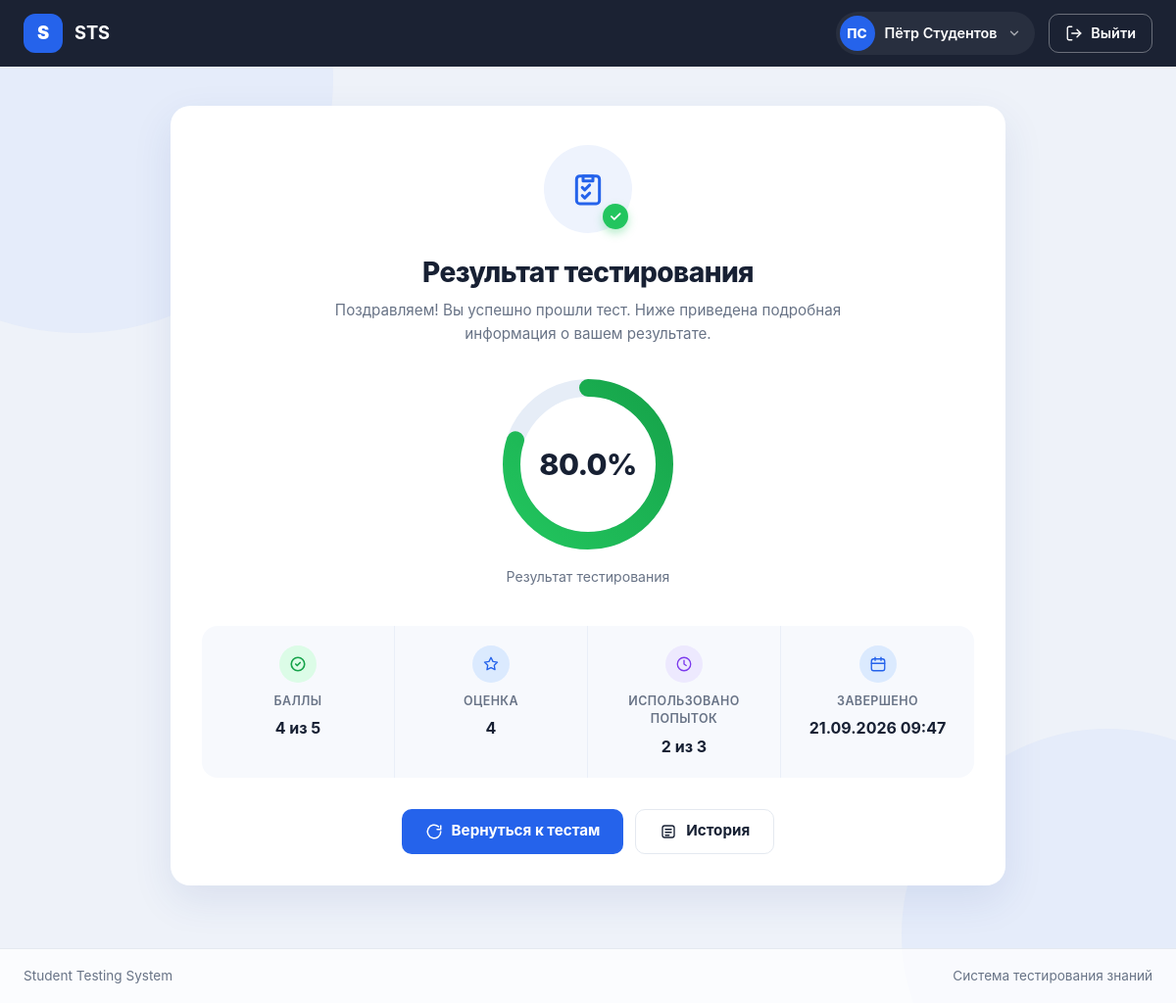
Page /student/result/7 (signed in) on the committed database.
### app/models.py (models this page shows, shortened)
class User(UserMixin, db.Model):
    __tablename__ = "users"
    id = db.Column(db.Integer, primary_key=True)
    username = db.Column(db.String(80), unique=True, nullable=False)
    password_hash = db.Column(db.String(255), nullable=False)
    first_name = db.Column(db.String(80), nullable=False)
    last_name = db.Column(db.String(80), nullable=False)
    email = db.Column(db.String(120), unique=True, nullable=True)
    role = db.Column(db.String(20), nullable=False, default="student")
    is_active_user = db.Column(db.Boolean, default=True, nullable=False)
    created_at = db.Column(db.DateTime, default=datetime.utcnow)
    created_tests = db.relationship(
        "Test",
        foreign_keys="Test.teacher_id",
        backref="teacher",
        cascade="all, delete-orphan",
        passive_deletes=True,
    )
    attempts = db.relationship(
        "Attempt",
        foreign_keys="Attempt.student_id",
        backref="student",
        cascade="all, delete-orphan",
        passive_deletes=True,
    )
    @property
    def is_active(self):
        return self.is_active_user

class Attempt(db.Model):
    __tablename__ = "attempts"
    __table_args__ = (
        db.Index("ix_attempt_student_test", "student_id", "test_id"),
    )
    id = db.Column(db.Integer, primary_key=True)
    test_id = db.Column(
        db.Integer,
        db.ForeignKey("tests.id", ondelete="CASCADE"),
        nullable=False,
    )
    student_id = db.Column(
        db.Integer,
        db.ForeignKey("users.id", ondelete="CASCADE"),
        nullable=False,
    )
    started_at = db.Column(
        db.DateTime,
        default=datetime.utcnow,
        nullable=False,
    )
    completed_at = db.Column(db.DateTime)
    score = db.Column(db.Integer, default=0, nullable=False)
    max_score = db.Column(db.Integer, default=0, nullable=False)
    percentage = db.Column(db.Float, default=0, nullable=False)
    grade = db.Column(db.Integer)
    status = db.Column(
        db.String(20),
        default="in_progress",
        nullable=False,
    )
    is_best = db.Column(db.Boolean, default=False, nullable=False)
    test = db.relationship(
        "Test",
        back_populates="attempts",
    )
    student_answers = db.relationship(
        "StudentAnswer",
        backref="attempt",
        lazy=True,
        cascade="all, delete-orphan",
        passive_deletes=True,
    )

class Test(db.Model):
    __tablename__ = "tests"
    id = db.Column(db.Integer, primary_key=True)
    subject_id = db.Column(
        db.Integer,
        db.ForeignKey("subjects.id", ondelete="CASCADE"),
        nullable=False,
    )
    teacher_id = db.Column(
        db.Integer,
        db.ForeignKey("users.id", ondelete="CASCADE"),
        nullable=False,
    )
    title = db.Column(db.String(200), nullable=False)
    description = db.Column(db.Text)
    time_limit = db.Column(db.Integer, nullable=False, default=20)
    passing_score = db.Column(db.Integer, nullable=False, default=60)
    max_attempts = db.Column(db.Integer, nullable=True)
    status = db.Column(db.String(20), nullable=False, default="draft")
    created_at = db.Column(db.DateTime, default=datetime.utcnow)
    questions = db.relationship(
        "Question",
        backref="test",
        lazy=True,
        cascade="all, delete-orphan",
        passive_deletes=True,
    )
    grades = db.relationship(
        "TestGrade",
        backref="test",
        lazy=True,
        cascade="all, delete-orphan",
        passive_deletes=True,
    )
    attempts = db.relationship(
        "Attempt",
        back_populates="test",
        lazy=True,
        cascade="all, delete-orphan",
        passive_deletes=True,
    )

### app/student/routes.py (the view)
@student_bp.route("/result/<int:attempt_id>")
@login_required
def result(attempt_id):
    if not student_required():
        return redirect(url_for("main.index"))
    attempt = db.get_or_404(
        Attempt,
        attempt_id
    )
    if attempt.student_id != current_user.id:
        return redirect(url_for("main.index"))
    attempts_count = get_attempt_count(
        attempt.test_id,
        current_user.id
    )
    return render_template(
        "student/result.html",
        attempt=attempt,
        attempts_count=attempts_count
    )

### app/student/routes.py (called while the page is built)
def student_required():
    return current_user.role == "student"

def get_attempt_count(test_id, student_id):
    return Attempt.query.filter_by(
        test_id=test_id,
        student_id=student_id
    ).count()

### app/templates/student/result.html (shortened to what this page needs)
<!doctype html>
<html lang="ru">
<head>
    <link
        href="https://cdn.jsdelivr.net/npm/bootstrap@5.3.3/dist/css/bootstrap.min.css"
        rel="stylesheet"
    >
</head>
<body>
<nav class="app-navbar">
    <div class="app-navbar__inner">
        <a class="app-brand" href="{{ url_for('main.index') }}">
            <span class="app-brand__mark">S</span>
            <span>STS</span>
        </a>
        <div class="navbar-user">
            <div class="user-chip">
                <span class="user-chip__avatar">
                    {{ (current_user.first_name[0] ~ current_user.last_name[0])|upper }}
                </span>
                <span class="user-chip__name">
                    {{ current_user.first_name }} {{ current_user.last_name }}
                </span>
                <svg class="user-chip__caret" viewBox="0 0 24 24" fill="none"
                     stroke="currentColor" stroke-width="2.4"
                     stroke-linecap="round" stroke-linejoin="round">
                    <path d="M6 9l6 6 6-6"/>
                </svg>
            </div>
            <a class="logout-btn" href="{{ url_for('auth.logout') }}">
                <svg viewBox="0 0 24 24" fill="none" stroke="currentColor"
                     stroke-width="1.8" stroke-linecap="round" stroke-linejoin="round">
                    <path d="M9 21H5a2 2 0 0 1-2-2V5a2 2 0 0 1 2-2h4"/>
                    <path d="M16 17l5-5-5-5"/>
                    <path d="M21 12H9"/>
                </svg>
                Выйти
            </a>
        </div>
    </div>
</nav>
<main class="page-wrap">
    <div class="result-card">
        <div class="result-icon">
            <svg class="main" viewBox="0 0 24 24" fill="none"
                 stroke="currentColor" stroke-width="1.8"
                 stroke-linecap="round" stroke-linejoin="round">
                <rect x="5" y="4" width="14" height="17" rx="2"/>
                <path d="M9 4h6v3H9z"/>
                <path d="M8.5 11l1.5 1.5L13 9.5"/>
                <path d="M8.5 16l1.5 1.5L13 14.5"/>
            </svg>
            <span class="result-icon__badge">
                <svg viewBox="0 0 24 24" fill="none" stroke="currentColor"
                     stroke-width="3" stroke-linecap="round" stroke-linejoin="round">
                    <path d="M5 12l5 5L20 7"/>
                </svg>
            </span>
        </div>
        <h1>Результат тестирования</h1>
        <p class="subtitle">
            Поздравляем! Вы успешно прошли тест. Ниже приведена подробная
            информация о вашем результате.
        </p>
        <div class="percent-wrap">
            <div class="percent-ring">
                <svg viewBox="0 0 120 120">
                    <defs>
                        <linearGradient id="ringGradient" x1="0%" y1="0%" x2="100%" y2="100%">
                            <stop offset="0%"  stop-color="#22c55e"/>
                            <stop offset="100%" stop-color="#16a34a"/>
                        </linearGradient>
                    </defs>
                    <circle class="percent-ring__track" cx="60" cy="60" r="52"/>
                    {% set pct = attempt.percentage or 0 %}
                    {% set circumference = 2 * 3.14159265 * 52 %}
                    {% set offset = circumference * (1 - pct / 100) %}
                    <circle
                        class="percent-ring__bar"
                        cx="60" cy="60" r="52"
                        stroke-dasharray="{{ circumference }}"
                        stroke-dashoffset="{{ offset }}"
                    />
                </svg>
                <div class="percent-ring__value">
                    {{ attempt.percentage }}%
                </div>
            </div>
            <div class="percent-label">
                Результат тестирования
            </div>
        </div>
        <div class="stats-grid">
            <div class="stat-item">
                <span class="stat-item__icon stat-item__icon--green">
                    <svg viewBox="0 0 24 24" fill="none" stroke="currentColor"
                         stroke-width="2.2" stroke-linecap="round" stroke-linejoin="round">
                        <circle cx="12" cy="12" r="9"/>
                        <path d="M9 12l2 2 4-4"/>
                    </svg>
                </span>
                <div class="stat-item__label">Баллы</div>
                <div class="stat-item__value">
                    {{ attempt.score }} из {{ attempt.max_score }}
                </div>
            </div>
            <div class="stat-item">
                <span class="stat-item__icon stat-item__icon--blue">
                    <svg viewBox="0 0 24 24" fill="none" stroke="currentColor"
                         stroke-width="1.8" stroke-linecap="round" stroke-linejoin="round">
                        <path d="M12 3l2.7 5.5 6 .9-4.3 4.2 1 6-5.4-2.8L6.6 19.6l1-6L3.3 9.4l6-.9z"/>
                    </svg>
                </span>
                <div class="stat-item__label">Оценка</div>
                <div class="stat-item__value">
                    {{ attempt.grade if attempt.grade else '—' }}
                </div>
            </div>
            <div class="stat-item">
                <span class="stat-item__icon stat-item__icon--purple">
                    <svg viewBox="0 0 24 24" fill="none" stroke="currentColor"
                         stroke-width="1.8" stroke-linecap="round" stroke-linejoin="round">
                        <circle cx="12" cy="12" r="9"/>
                        <path d="M12 7v5l3 2"/>
                    </svg>
                </span>
                <div class="stat-item__label">Использовано попыток</div>
                <div class="stat-item__value">
                    {{ attempts_count }}
                    {% if attempt.test.max_attempts %}
                        из {{ attempt.test.max_attempts }}
                    {% endif %}
                </div>
            </div>
            <div class="stat-item">
                <span class="stat-item__icon stat-item__icon--blue">
                    <svg viewBox="0 0 24 24" fill="none" stroke="currentColor"
                         stroke-width="1.8" stroke-linecap="round" stroke-linejoin="round">
                        <rect x="3" y="5" width="18" height="16" rx="3"/>
                        <path d="M8 3v4"/>
                        <path d="M16 3v4"/>
                        <path d="M3 11h18"/>
                    </svg>
                </span>
                <div class="stat-item__label">Завершено</div>
                <div class="stat-item__value">
                    {{ attempt.completed_at.strftime('%d.%m.%Y %H:%M') }}
                </div>
            </div>
        </div>
        <div class="result-actions">
            <a href="{{ url_for('student.dashboard') }}"
               class="btn-primary-solid">
                <svg viewBox="0 0 24 24" fill="none" stroke="currentColor"
                     stroke-width="2" stroke-linecap="round" stroke-linejoin="round">
                    <path d="M21 12a9 9 0 1 1-3-6.7"/>
                    <path d="M21 4v5h-5"/>
                </svg>
                Вернуться к тестам
            </a>
            <a href="{{ url_for('student.history') }}"
               class="btn-outline-slate">
                <svg viewBox="0 0 24 24" fill="none" stroke="currentColor"
                     stroke-width="1.8" stroke-linecap="round" stroke-linejoin="round">
                    <rect x="4" y="4" width="16" height="16" rx="3"/>
                    <path d="M8 9h8"/>
                    <path d="M8 13h8"/>
                    <path d="M8 17h5"/>
                </svg>
                История
            </a>
        </div>
    </div>
</main>
<footer class="app-footer">
    <div class="app-footer__inner">
        <span>Student Testing System</span>
        <span>Система тестирования знаний</span>
    </div>
</footer>
</body>
</html>

### rows in the picture
User: first_name+last_name "ПС", first_name "Пётр", last_name "Студентов"
Attempt: percentage "80.0", score "4", max_score "5", grade "4", completed_at "21.09.2026 09:47"
Test: test.max_attempts "3"

### other values in the picture
{{ attempts_count }} "2"
